Frame 1 (no input): blank canvas, image omitted
Frame 60 (the mouse pressed at the canvas centre just before this capture): blank canvas, image omitted
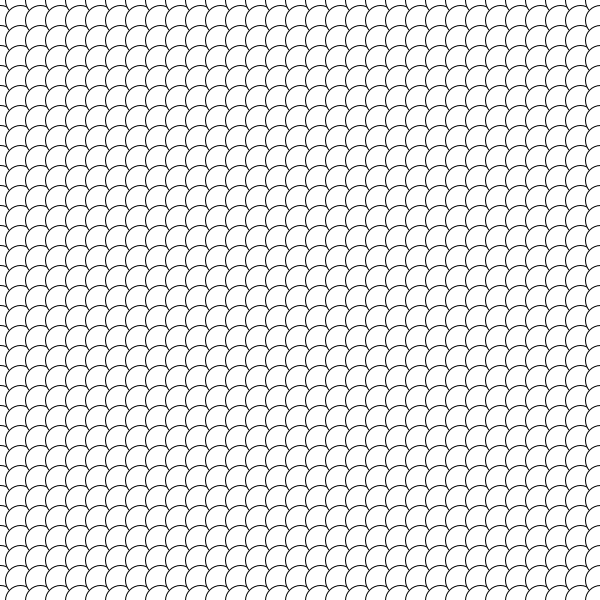
Frame 120 (the mouse held since frame 60 and released just before this capture)

The Processing sketch whose frames 1 and 60 were blank and that drew this single picture after the mouse press (run headless with seeded random() and noise(); from frame 60 on, the mouse is pressed at the canvas centre):

// Processing sketch: processing_165123
// ── processing_165123.pde

void setup() {
  size(600, 600);
  background(0);
  smooth();
}
float x;
float y;

void mousePressed(){
    ellipse(mouseY, mouseX, random(50), random(50));
}
    
void draw()
{
  fill(255);
  int x = 0;
  int y = 0;
  float angle = 0;


  for (x = 0; x <= width; x+=20) {
    for (y = 0; y <= height; y+=20) {
      pushMatrix();
      ellipse(x, y, mouseY/10, mouseX/10);
      popMatrix();
    }
  }  
  
   
}
